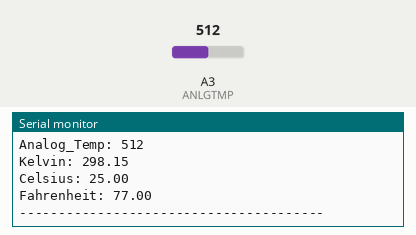
A sketch run on a simulated Arduino Uno, built with avr-gcc and run on an emulated ATmega328P. On the bench: the last lines printed to the serial monitor. The inputs (shaded band) are chosen by the test bench; at power-on: A3 (ANLGTMP) = 512.

Above: at 1.3 s.
1.4 s: A3 (ANLGTMP) set to 716
At 2.01 s:
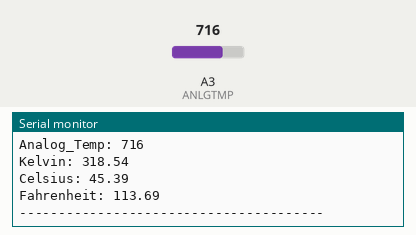
2.9 s: A3 (ANLGTMP) set to 511
At 3.65 s:
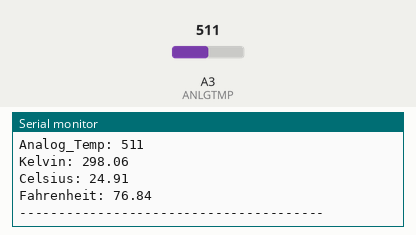
Timing chart, 0 to 5.9 s (numbered marks = the images above; inputs shaded):
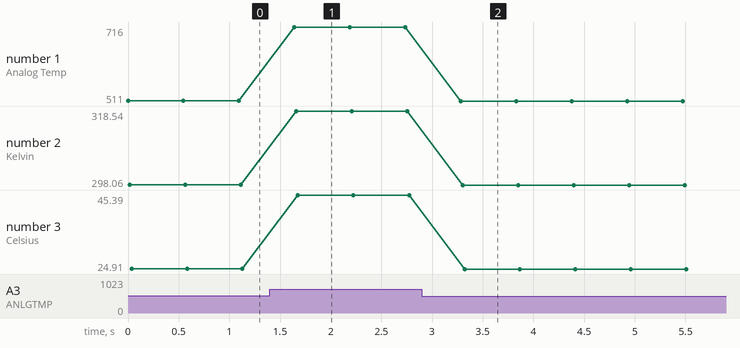

The sketch:

TemperaturaAnalogica.ino
```cpp
#define ANLGTMP   17
#define MAXADC    1024
int Analog_Temp = 0;

void setup() {
  // put your setup code here, to run once:
  Serial.begin(9600);
}

void loop() {
  // put your main code here, to run repeatedly:
  Lettura_Temperatura();
  delay(500);
}

int Lettura_Temperatura(){      // lettura sensore temperatura analogico
      Analog_Temp  = analogRead(ANLGTMP);
      Serial.print("Analog_Temp: "); Serial.println(Analog_Temp);
      double tempK = log(10000.0 * ((1024.0 / Analog_Temp - 1)));
      tempK = 1 / (0.001129148 + (0.000234125 + (0.0000000876741 * tempK * tempK )) * tempK );       //  Temp Kelvin
      Serial.print("Kelvin: "); Serial.println(tempK);
      float tempC = tempK - 273.15;            // Convert Kelvin to Celcius
      Serial.print("Celsius: "); Serial.println(tempC);
      float tempF = (tempC * 9.0)/ 5.0 + 32.0; // Convert Celcius to Fahrenheit
      Serial.print("Fahrenheit: "); Serial.println(tempF);
      Serial.println("---------------------------------------");
      return;
  }
```

Measured:
- after the input at 1.4 s, the serial monitor: prints a new line after 0.24 s (image 1)
- after the input at 2.9 s, the serial monitor: prints a new line after 0.39 s (image 2)
- plotted number 1: 512 → 716 after the input at 1.4 s, 716 → 511 after the input at 2.9 s
- plotted number 2: 298.15 → 318.54 after the input at 1.4 s, 318.54 → 298.06 after the input at 2.9 s
- plotted number 3: 25 → 45.39 after the input at 1.4 s, 45.39 → 24.91 after the input at 2.9 s
